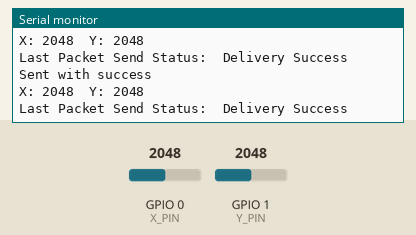
Recording of a sketch running on a simulated ESP32-C3. On the bench: the last lines printed to the serial monitor. The test bench sets the inputs (shaded band); at power-on: GPIO 0 (X_PIN) = 2048, GPIO 1 (Y_PIN) = 2048.

Above: at 1.2 s.
1.3 s: GPIO 0 (X_PIN) set to 2866
At 1.34 s:
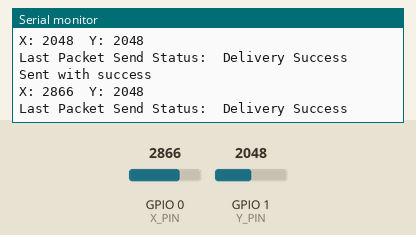
2.8 s: GPIO 1 (Y_PIN) set to 2866
At 2.86 s:
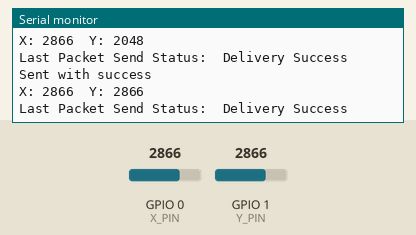
4.3 s: GPIO 0 (X_PIN) set to 3603
At 4.33 s:
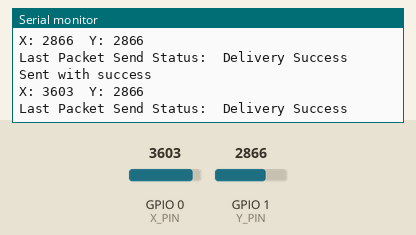
5.8 s: GPIO 1 (Y_PIN) set to 3603
At 5.86 s:
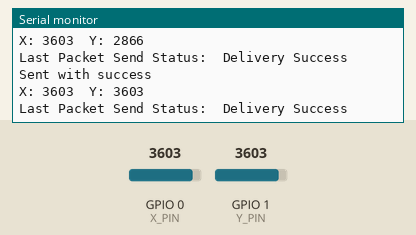
Timing chart, 0 to 8.3 s (numbered marks = the images above; inputs shaded):
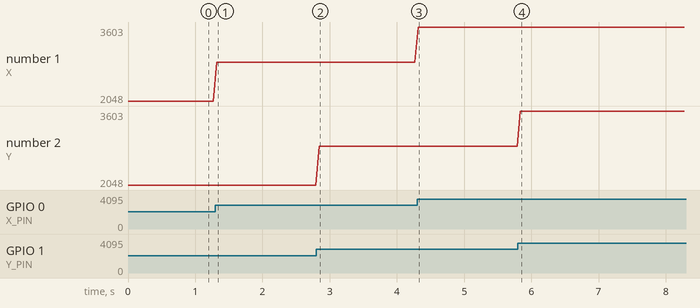

Measured:
- after the input at 1.3 s, the serial monitor: prints a new line at once (image 1)
- after the input at 2.8 s, the serial monitor: prints a new line at once (image 2)
- after the input at 4.3 s, the serial monitor: prints a new line at once (image 3)
- after the input at 5.8 s, the serial monitor: prints a new line at once (image 4)
- plotted number 1: 2048 → 2866 after the input at 1.3 s, 2866 → 3603 after the input at 4.3 s

The sketch:

Sender.ino
```cpp
#include <esp_now.h>
#include <WiFi.h>
#include <esp_wifi.h>

#define X_PIN 0
#define Y_PIN 1
#define SW_PIN 2

// Your exact ESP32-C3 Receiver MAC Address
uint8_t receiverAddress[] = {0xD4, 0x05, 0x92, 0xE7, 0xD5, 0xD0};
// D4:05:92:E7:D5:D0

// EXACT structure from your working example
typedef struct struct_message {
  int id;
  float reading;
} struct_message;

struct_message myData;
esp_now_peer_info_t peerInfo;

void OnDataSent(const uint8_t *mac_addr, esp_now_send_status_t status) {
  Serial.print("\r\nLast Packet Send Status:\t");
  Serial.println(status == ESP_NOW_SEND_SUCCESS ? "Delivery Success" : "Delivery Fail");
}

void setup() {
  Serial.begin(115200);
  pinMode(SW_PIN, INPUT_PULLUP);

  WiFi.mode(WIFI_STA);

  // Matches your working Tx power setting
  esp_wifi_set_max_tx_power(34);

  if (esp_now_init() != ESP_OK) {
    Serial.println("Error initializing ESP-NOW");
    return;
  }

  // Your working cast fix
  esp_now_register_send_cb(esp_now_send_cb_t(OnDataSent));

  memcpy(peerInfo.peer_addr, receiverAddress, 6);
  peerInfo.channel = 0;
  peerInfo.encrypt = false;

  if (esp_now_add_peer(&peerInfo) != ESP_OK){
    Serial.println("Failed to add peer");
    return;
  }
}

void loop() {
  // Map joystick values into your exact working data types
  myData.id = analogRead(X_PIN);       // Storing X-axis in the integer 'id'
  myData.reading = analogRead(Y_PIN);  // Storing Y-axis in the float 'reading'

  esp_err_t result = esp_now_send(receiverAddress, (uint8_t *) &myData, sizeof(myData));

  if (result == ESP_OK) {
    Serial.println("Sent with success");
  } else {
    Serial.println("Error sending the data");
  }
  Serial.printf("X: %d  Y: %.0f\n", myData.id, myData.reading);
  delay(50); // Fast enough for responsive joystick control
}
```
